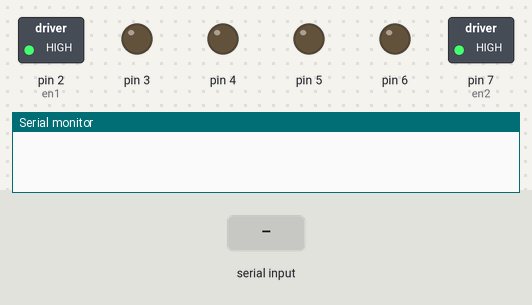
Recording of a sketch running on a simulated Arduino Uno, built with avr-gcc and run on an emulated ATmega328P. On the bench: switched loads named in the sketch (green lamp = pin HIGH), output pins drawn as LEDs (lit = HIGH), the last lines printed to the serial monitor. Inputs (shaded band) come from the test bench.

Above: at 1.2 s.
1.3 s: "F" received over the second serial link
At 2.1 s:
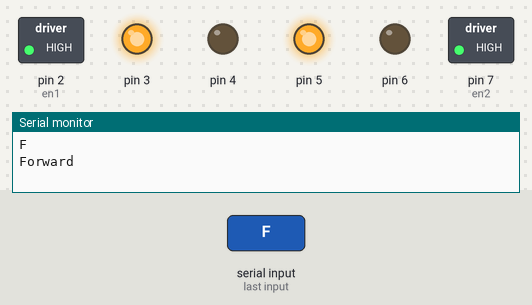
2.8 s: "B" received over the second serial link
At 3.3 s:
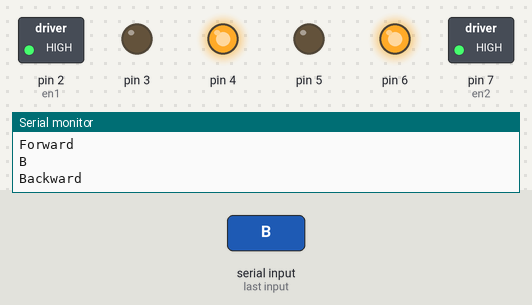
4.3 s: "L" received over the second serial link
At 5.5 s:
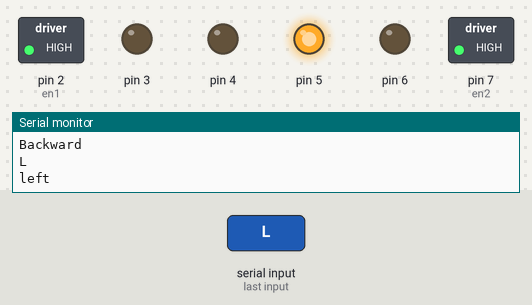
5.8 s: "R" received over the second serial link
At 6.8 s:
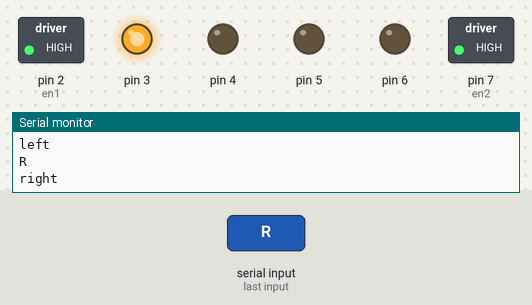
Timing chart, 0 to 8.3 s (numbered marks = the images above; inputs shaded):
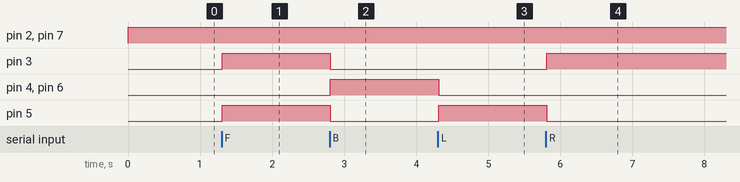

The sketch:

bluetooth_control_final.ino
```cpp
#include <SoftwareSerial.h>
#define en1 2
#define en2 7
SoftwareSerial Blue(10, 11); //Rx, Tx respectively
String readdata; //datatype label

void setup()
{
  Blue.begin(9600);
  Serial.begin(9600);
  pinMode(en1, OUTPUT);
  pinMode(en2, OUTPUT);
  pinMode(3, OUTPUT);
  pinMode(4, OUTPUT);
  pinMode(5, OUTPUT);
  pinMode(6, OUTPUT);
}
void forward()
{

      digitalWrite(3,HIGH);   //logic for left motor
      digitalWrite(4,LOW);
      digitalWrite(5,HIGH);    //logic for right motor
      digitalWrite(6,LOW);
      Serial.println("Forward");
}
void backward()
{
    digitalWrite(3, LOW);    //logic for left motor
      digitalWrite(4, HIGH);
      digitalWrite(5, LOW);   //logic for right motor
      digitalWrite(6, HIGH);
      Serial.println("Backward");


}
void right()
{
  digitalWrite(3,HIGH);   //logic for left motor
      digitalWrite(4,LOW);
      digitalWrite(5,LOW);    //logic for stopping right motor
      digitalWrite(6,LOW);
      Serial.println("right");
}
void left()
{
   digitalWrite(3,LOW);   //logic for stopping left motor
      digitalWrite(4,LOW);
      digitalWrite(5,HIGH);    //logic for right motor
      digitalWrite(6,LOW);
      Serial.println("left");

}
void stop()
{
     digitalWrite(3,LOW);   //logic for stopping right motor
      digitalWrite(4,LOW);
      digitalWrite(5,LOW);    //logic for stopping left motor
      digitalWrite(6,LOW);
      Serial.println("STOP");

}

void loop()
{
  digitalWrite(en1, HIGH);
  digitalWrite(en2, HIGH);
  while (Blue.available())      //Check if there is an available byte to read
  {
  delay(10);                  //Delay added to make thing stable
  char c = Blue.read();         //Conduct a serial read
  readdata += c;              //build the string- "forward", "reverse", "left" and "right"

  if (readdata.length() > 0)
  {
    Serial.println(readdata);
    if(readdata == "F")
  {
      forward();
  }

  else if(readdata == "B")
  {
     backward();

  }

  else if (readdata == "L")
  {
     left();
  }

 else if ( readdata == "R")
 {
  right();

 }

 else if (readdata == "S")
 {

    stop();

 }
readdata="";        //Reset the variable
}
}
}
```

Measured:
- after the input at 1.3 s, pin 3, pin 5: LOW → HIGH at once
- after the input at 2.8 s, pin 3, pin 5: HIGH → LOW at once; pin 4, pin 6: LOW → HIGH at once
- after the input at 4.3 s, pin 4, pin 6: HIGH → LOW at once; pin 5: LOW → HIGH at once
- after the input at 5.8 s, pin 3: LOW → HIGH at once; pin 5: HIGH → LOW at once
